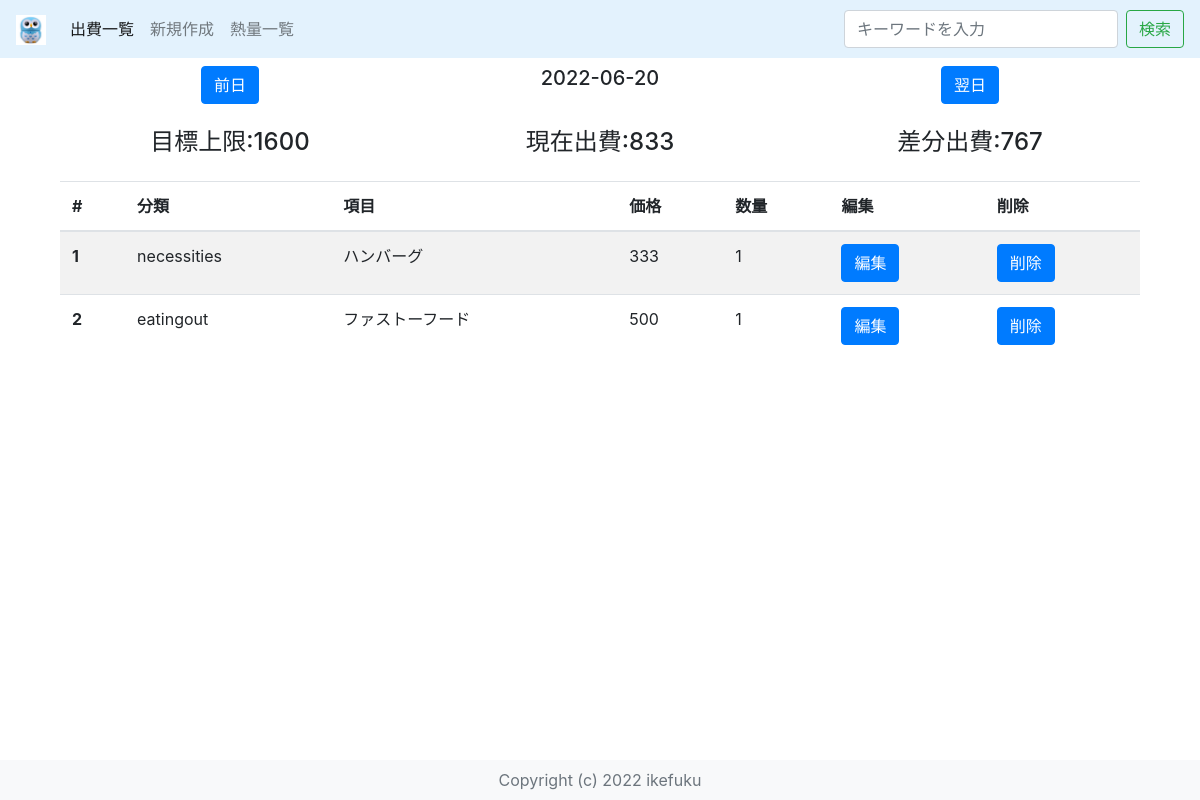
/spendingList.php?preday=2022-06-20, run on the app's committed database.
### tables this page shows
CREATE TABLE `settings` (
  `id` int(3) UNSIGNED NOT NULL,
  `tgtdate` varchar(10) DEFAULT NULL COMMENT '対象日付',
  `maxcalorie` int(4) DEFAULT 0,
  `maxspending` int(5) DEFAULT 0,
  `created_at` timestamp NOT NULL DEFAULT current_timestamp(),
  `updated_at` timestamp NOT NULL DEFAULT current_timestamp() ON UPDATE current_timestamp()
);

CREATE TABLE `dailyspending` (
  `id` int(3) UNSIGNED NOT NULL,
  `tgtdate` varchar(10) DEFAULT NULL COMMENT '対象日',
  `category` varchar(100) DEFAULT NULL,
  `item` varchar(100) DEFAULT NULL,
  `quantity` int(3) NOT NULL DEFAULT 0,
  `price` int(4) DEFAULT NULL,
  `delflag` int(1) DEFAULT NULL,
  `created_at` timestamp NOT NULL DEFAULT current_timestamp(),
  `updated_at` timestamp NOT NULL DEFAULT current_timestamp() ON UPDATE current_timestamp()
);

CREATE TABLE `items` (
  `id` int(11) NOT NULL,
  `item` int(3) NOT NULL,
  `itemname` varchar(100) NOT NULL
);

### lib/connect.php (called while the page is built, shortened)
<?php
class connect
{
    public function __construct()
    {
        $dsn = "mysql:host=" . self::HOST . ";dbname=" . self::DB_NAME . ";charset=utf8mb4";
        try {
            $this->dbh = new PDO($dsn, self::USER, self::PASS);
        } catch (Exception $e) {
            exit($e->getMessage());
        }
    }
}

### lib/querySettingData.php (called while the page is built, shortened)
<?php
class QuerySettingData extends connect
{
    public function getSettingSpendingData()
    {
        $stmt = $this->dbh->prepare("SELECT  * FROM settings");
        $stmt->execute();
        $data = $stmt->fetchAll(PDO::FETCH_ASSOC);
        $maxspending = $data[0]['maxspending'];
        return $maxspending;
    }
}

### lib/querySpendingData.php (called while the page is built, shortened)
<?php
include __DIR__.'/spendingdata.php';
class QuerySpendingData extends connect
{
    public function getAllData($tgtdate,$page = 1, $limit = 8)
    {
        $pager = array('totalcnt' => null, 'datas' => null);
        $start = ($page - 1) * $limit;
        $limit=8;
        try
        {
            $stmt = $this->dbh->prepare("SELECT COUNT(*) as totalcnt FROM dailyspending where tgtdate=:tgtdate");
            $stmt->bindParam(':tgtdate', $tgtdate, PDO::PARAM_STR);
            $stmt->execute();
            $totalcnt= $stmt->fetch(PDO::FETCH_COLUMN);
            $stmt = $this->dbh->prepare("SELECT  ds.id as id ,ds.tgtdate as tgtdate, ds.category as category,im.itemname as itemname, ds.price as price,ds.quantity as quantity FROM dailyspending as ds left join items as im on ds.item = im.item where tgtdate=:tgtdate LIMIT :start, :limit");
            $stmt->bindParam(':tgtdate', $tgtdate, PDO::PARAM_STR);
            $stmt->bindParam(':start', $start, PDO::PARAM_INT);
            $stmt->bindParam(':limit', $limit, PDO::PARAM_INT);
            $stmt->execute();
            $data = $this->setAllData($stmt->fetchAll(PDO::FETCH_ASSOC));
            $stmt = $this->dbh->prepare("SELECT sum(price) FROM dailyspending  group by tgtdate having tgtdate=:tgtdate");
            $stmt->bindParam(':tgtdate', $tgtdate, PDO::PARAM_STR);
            $stmt->execute();
            $sumprice = $stmt->fetch(PDO::FETCH_COLUMN);
            $pager['totalcnt'] = $totalcnt;
            $pager['data'] = $data;
            $pager['sumprice']=$sumprice;
        }
        catch(Exception $ex)
        {
            return "DB:Error";
        }
        return $pager;
    }
    public function setAllData($resutls)
    {
        $tmp = array();
        foreach ($resutls as $result)
        {
            $pd = new SpendingData();
            $pd->setId($result["id"]);
            $pd->setTxtDate($result["tgtdate"]);
            $pd->setCategory($result["category"]);
            $pd->setItem($result["itemname"]);
            $pd->setPrice($result["price"]);
            $pd->setQuantity($result["quantity"]);
            $tmp[] = $pd;
        }
        return  $tmp;
    }
}

### lib/spendingData.php (called while the page is built, shortened)
<?php
class SpendingData
{
    private $id=null;
    private $category = null;
    private $item = null;
    private $quantity = null;
    private $price = null;
    public function getId()
    {
        return $this->id;
    }
    public function getCategory()
    {
        return $this->category;
    }
    public function getItem()
    {
        return $this->item;
    }
    public function getQuantity()
    {
        return $this->quantity;
    }
    public function getPrice()
    {
        return $this->price;
    }
    public function setId($id)
    {
        $this->id=$id;
    }
    public function setCategory($category)
    {
        $this->category=$category;
    }
    public function setItem($item)
    {
        $this->item = $item;
    }
    public function setQuantity($quantity)
    {
        $this->quantity=$quantity;
    }
    public function setPrice($price)
    {
        $this->price = $price;
    }
}

### spendinglist.php (the view, shortened to what this page needs)
<?php
    include 'lib/connect.php';
    include 'lib/querySpendingData.php';
    include 'lib/querySettingData.php';
    $preday="";
    $tgtday="";
    $nextdate="";
    if(!empty($_GET['preday']))
    {
        $tgtday = $_GET['preday'];
        $preday = date("Y-m-d",strtotime($tgtday."-1 day"));
        $nextdate = date("Y-m-d",strtotime($tgtday."+1 day"));
    }
    $querySpendingData = new QuerySpendingData();
    $results=$querySpendingData->getAllData($tgtday);
    $querySettingData = new QuerySettingData();
    $maxspending=$querySettingData->getSettingSpendingData();
    $diffSpending = intval($maxspending) - intval($results['sumprice']);
?>
<!doctype html>
<html lang="ja">
<head>
    <link rel="stylesheet" href="https://stackpath.bootstrapcdn.com/bootstrap/4.3.1/css/bootstrap.min.css"
>
    <link rel="stylesheet" href="https://getbootstrap.com/docs/4.3/assets/css/docs.min.css">
</head>
<body style=" padding-top: 50px;">
    <?php include 'spendingheader.php';?>
    <div class="container mb-3">
        <main>
            <div class="container-fluid mt-3">
                    <div class="row">
                        <div class="h5 col-md-4 result"><p class="text-center"><a href="spendinglist.php?preday=<?php echo $preday; ?>" class="btn btn-primary btn-xs">前日</a></p></div>
                        <div class="h5 col-md-4 result"><p class="text-center"><?php echo $tgtday; ?></p></div>
                        <div class="h5 col-md-4 result"><p class="text-center"><a href="spendinglist.php?nextdate=<?php echo $nextdate; ?>"  class="btn btn-primary btn-xs">翌日</a></p></div>
                    </div>
                    <div class="row">
                        <div class="h4 col-md-4 result"><p class="text-center">目標上限:<?php echo $maxspending; ?></p></div>
                        <div class="h4 col-md-4 result"><p class="text-center">現在出費:<?php echo $results['sumprice']; ?></p></div>
                        <div class="h4 col-md-4 result"><p class="text-center">差分出費:<?php echo $diffSpending; ?></p></div>
                    </div>
                    <?php if(!empty($results["data"]))
                    {
                        print '<div class="table-responsive-md">';
                        print '<table class="table table-hover table-striped text-nowrap">';
                        print '<thead>';
                        print '<tr>';
                        print '<th>#</th>';
                        print '<th>分類</th>';
                        print '<th>項目</th>';
                        print '<th>価格</th>';
                        print '<th>数量</th>';
                        print '<th>編集</th>';
                        print '<th>削除</th>';
                        print '</tr>';
                        print '</thead>';
                        print '<tbody>';
                        foreach($results["data"] as $key=>$data)
                        {
                            print '<tr>';
                            print '<th>'.( intval($key)+1).'</th>';
                            print '<td>'.$data->getCategory().'</td>';
                            print '<td>'.$data->getItem().'</td>';
                            print '<td>'.$data->getPrice().'</td>';
                            print '<td>'.$data->getQuantity().'</td>';
                            print '<td><a href="spendingedit.php?id='.$data->getId().'" class="btn btn-primary btn-xs">編集</a></td>';
                            print '<td><a href="spendingedit.php" class="btn btn-primary btn-xs">削除</a></td>';
                            print '</tr>';
                        }
                        print '</tbody>';
                        print '</table>';
                        print '</div>';
                        print '</div>';
                        print '</div>';
                    }
                    else
                    {
                        print  '<div id="alert">データは存在しません！</div>';
                    }
                    ?>
    <?php include 'footer.php';?>
</body>
</html>

### data on the page
settings: maxspending "1600", maxspending "767"
dailyspending: key "1", category "necessities", items.itemname "ハンバーグ", price "333", quantity "1"
dailyspending: key "2", category "eatingout", items.itemname "ファストーフード", price "500", quantity "1"

### other printed values
$tgtday "2022-06-20"
$results['sumprice'] "833"
